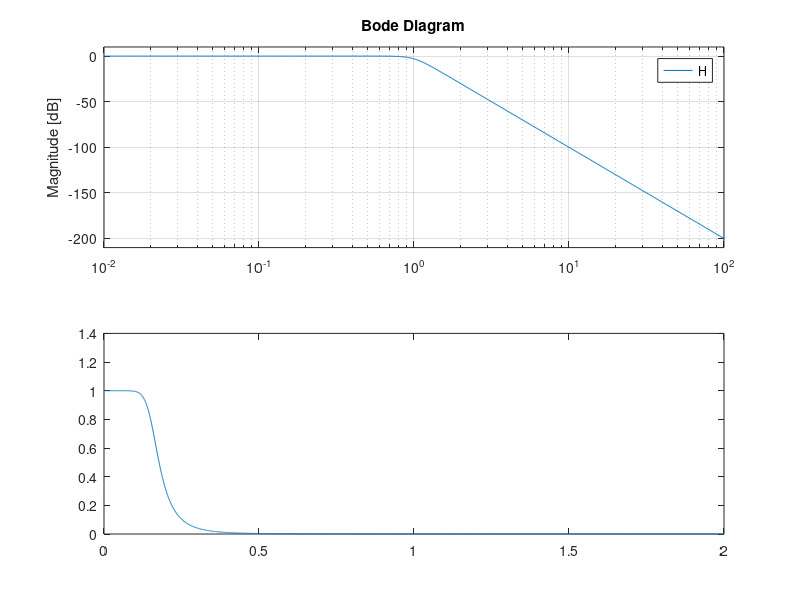

Source code (MATLAB):
N = 1024^2;
dt = pi/N;

t=[0:dt:pi-dt];
f = cos(t);
FF = fft(f)/N;


% frequency spectrum of transfer function

N = 1;
D = [1 3.236 5.2359 5.2359 3.236 1];
H=tf(N,D);
bode(H)

freq = (0:1/2048:2);

f = 1./polyval(D,1i*freq*2*pi);
plot(freq,abs(f));
f = 1./polyval(D,i*4*pi)

[R P K] = residue(N,[D 0])

%Q3 z stuff

N = [-0.333 2/3];
D=[0.0741 -0.1111 0.6667 1]

[R P K] = residue(N,D)

%ccheck out example 8.1


